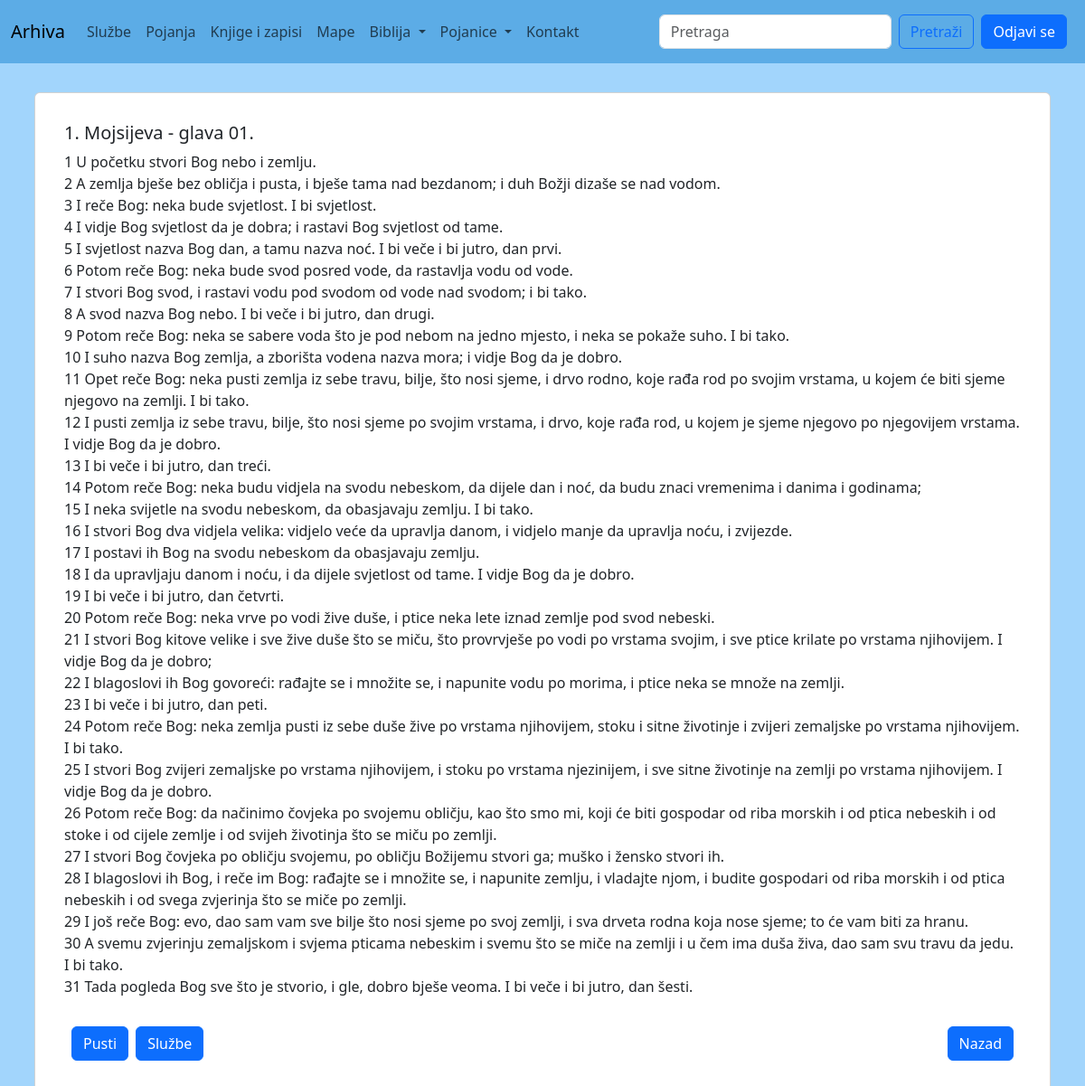
Screenshot of /stari-zavet/prva-knjiga-mojsijeva/1/ (signed in) with the database file from the repository.
### biblija/models.py (models this page shows, shortened)
class StariZavetKnjige(models.Model):
    name = models.CharField(max_length=255)
    broj_glava = models.IntegerField(blank=True, null=True)
    slug = models.SlugField(unique=True, blank=True, null=True)

class StariZavetGlave(models.Model):
    knjiga = models.ForeignKey(
        StariZavetKnjige,
        related_name='glave',
        on_delete=models.CASCADE,
        default=1
    )
    slug = models.SlugField(unique=True, blank=True, null=True)
    name = models.CharField(max_length=120,blank=True, null=True)  # Adding a non-nullable field

class StariZavetText(models.Model):
    glava = models.ForeignKey(StariZavetGlave, related_name='texts', on_delete=models.CASCADE, default=1)  # Provide a default value
    content = models.TextField(null=True, blank=True)
    slug = models.SlugField(unique=True, blank=True, null=True)
    audio = models.FileField(upload_to='audio/citanje/',blank=True, null='')
    objects = StariZavetManager()

### biblija/views.py (the view)
# urls.py: path('stari-zavet/<slug:knjiga_slug>/<slug:glava_slug>/', stari_zavet_text_view, name='stari_zavet_text_view'),
@login_required(login_url="/login/")
def stari_zavet_text_view(request, knjiga_slug, glava_slug):
    glava = get_object_or_404(StariZavetGlave, knjiga__slug=knjiga_slug, slug=glava_slug)
    knjiga = get_object_or_404(StariZavetKnjige, slug=knjiga_slug)
    text = StariZavetText.objects.filter(glava=glava)  # Filter by ForeignKey field
    for t in text:
        t.content = t.content.replace('\n', '<br>')
    return render(request, 'stari-zavet-text.html', {'glava': glava, 'text': text,'knjiga': knjiga})

### biblija/models.py (called while the page is built)
    def get_queryset(self):
        return StariZavetQuerySet(self.model, using=self._db)

### biblija/templates/stari-zavet-text.html (shortened to what this page needs)
{% extends "base.html" %}
{% block content %}
<div class="container p-2">
    <div class="row pt-4">
        <div class="col-12">
            <div class="card p-3">
                <div class="card-body">
                    <h5 class="card-title">{{ knjiga.name }} - glava {{glava.name}}</h5>
                    <p class="card-text">
                        {% for t in text %}
                            {{ t.content|safe }}
                        {% endfor %}
                    </p>
                    <div class="d-flex justify-content-between align-items-center mt-4 p-2">
                        <div class="d-flex">
                            <button class="btn btn-primary me-2" onclick="playAudio()">
                                 Pusti
                            </button>
                           	<button class="btn btn-primary me-2" onclick="redirectToSearch()">
                                 Službe
                            </button>
                        </div>
                        <a href="{% url 'stari_zavet_list_view' knjiga.slug %}" class="btn btn-primary">
                             Nazad
                        </a>
                    </div>
                </div>
            </div>
        </div>
    </div>
</div>
{% endblock %}

### rows the page displays
StariZavetKnjige: name "1. Mojsijeva"
StariZavetGlave: name "01."
StariZavetText: content "1 U početku stvori Bog nebo i zemlju. 2 A zemlja bješe bez obličja i pusta, i bješe tama nad bezdanom; i duh Božji dizaše se nad vodom. 3 I reče Bog: neka bude svjetlost. I bi svjetlost. 4 I vidje Bog svjetlost da je dobra; i rastavi Bog svjetlost od tame. 5 I svjetlost nazva Bog dan, a tamu nazva noć. I bi veče i bi jutro, dan prvi. 6 Potom reče Bog: neka bude svod posred vode, da rastavlja vodu od vode. 7 I stvori Bog svod, i rastavi vodu pod svodom od vode nad svodom; i bi tako. 8 A svod nazva Bog nebo. I bi veče i bi jutro, dan drugi. 9 Potom reče Bog: neka se sabere voda što je pod nebom na jedno mjesto, i neka se pokaže suho. I bi tako. 10 I suho nazva Bog zemlja, a zborišta vodena…"
